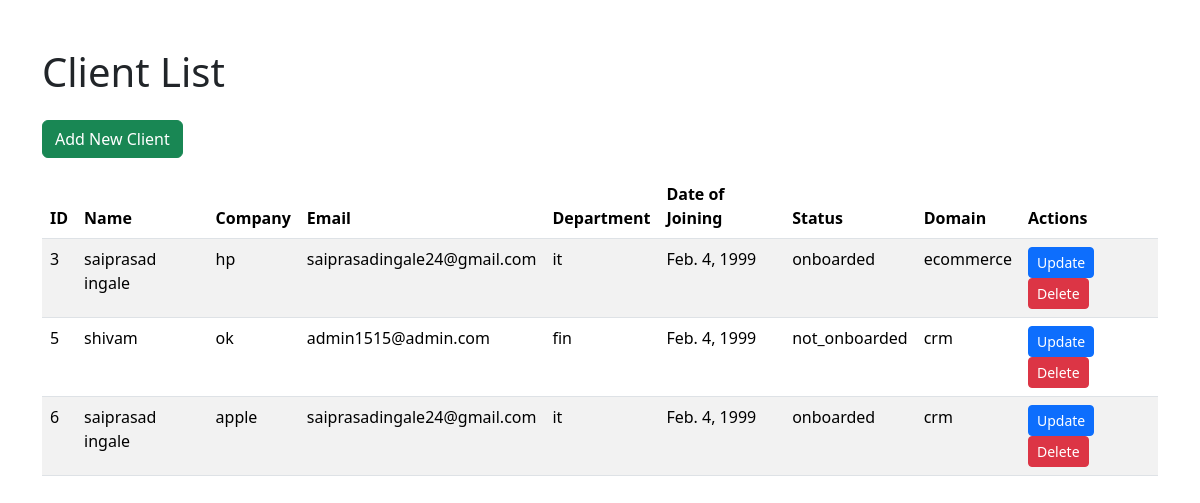
/show/, run on an earlier commit of the app's database.
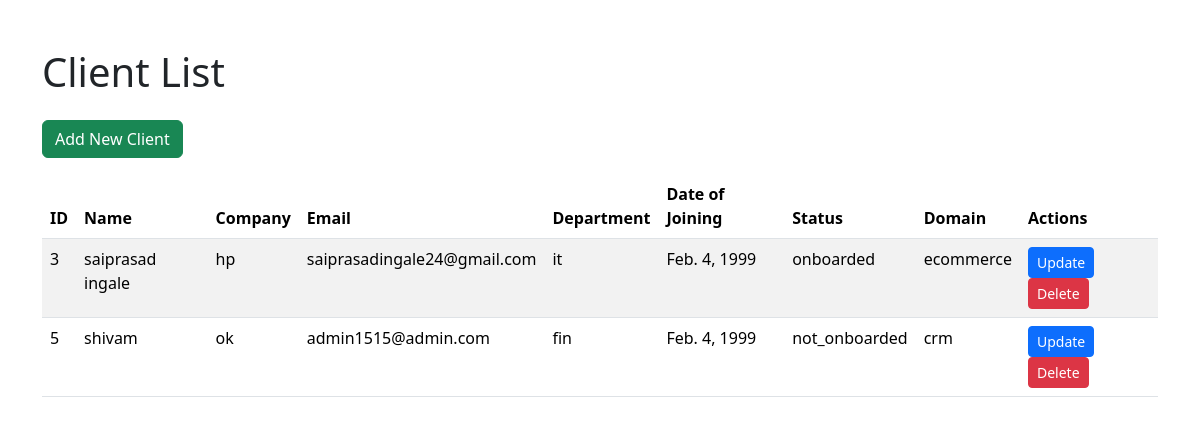
And on a later commit of the database.
### ClientApp/models.py (models this page shows)
class ClientModel(models.Model):
    id = models.AutoField(primary_key=True)
    name = models.CharField(max_length=100)
    company = models.CharField(max_length=50)
    email_id = models.EmailField(unique=True)
    department = models.CharField(max_length=50)
    dateofjoining = models.DateField()
    STATUS_CHOICES = [('onboarded', 'Onboarded'),('not_onboarded', 'Not Onboarded'),]
    status = models.CharField(max_length=20, choices=STATUS_CHOICES)
    DOMAIN_CHOICES = [('sass', 'SaaS'),('ecommerce', 'E-Commerce'),('crm', 'CRM'),('erp', 'ERP'),('finance', 'Finance'),]
    projectdomain = models.CharField(max_length=20, choices=DOMAIN_CHOICES)

### ClientApp/views.py (the view)
# urls.py: path('show/',views.ShowClient,name='showurl'),
def ShowClient(request):
    obj = ClientModel.objects.all()
    template_name = 'show.html'
    context = {'obj': obj}
    return render(request, template_name, context)

### templates/show.html (shortened to what this page needs)
<!DOCTYPE html>
<html lang="en">
<head>
    <link href="https://cdn.jsdelivr.net/npm/bootstrap@5.3.3/dist/css/bootstrap.min.css" rel="stylesheet">
</head>
<body>
    <div class="container mt-5">
        <h1 class="mb-4">Client List</h1>
        <a href="{% url 'addurl' %}" class="btn btn-success mb-3">Add New Client</a>
        <table class="table table-striped">
            <thead>
                <tr>
                    <th>ID</th>
                    <th>Name</th>
                    <th>Company</th>
                    <th>Email</th>
                    <th>Department</th>
                    <th>Date of Joining</th>
                    <th>Status</th>
                    <th>Domain</th>
                    <th>Actions</th>
                </tr>
            </thead>
            <tbody>
                {% for client in obj %}
                    <tr>
                        <td>{{ client.id }}</td>
                        <td>{{ client.name }}</td>
                        <td>{{ client.company }}</td>
                        <td>{{ client.email_id }}</td>
                        <td>{{ client.department }}</td>
                        <td>{{ client.dateofjoining }}</td>
                        <td>{{ client.status }}</td>
                        <td>{{ client.projectdomain }}</td>
                        <td>
                            <a href="{% url 'updateurl' client.id %}" class="btn btn-primary btn-sm">Update</a>
                            <a href="{% url 'deleteurl' client.id %}" class="btn btn-danger btn-sm">Delete</a>
                        </td>
                    </tr>
                {% endfor %}
            </tbody>
        </table>
    </div>
</body>
</html>

What changed in the data, as far as the page shows it:
removed ClientModel: id "6", name "saiprasad ingale", company "apple", email_id "saiprasadingale24@gmail.com", department "it", dateofjoining "Feb. 4, 1999", status "onboarded", projectdomain "crm"
